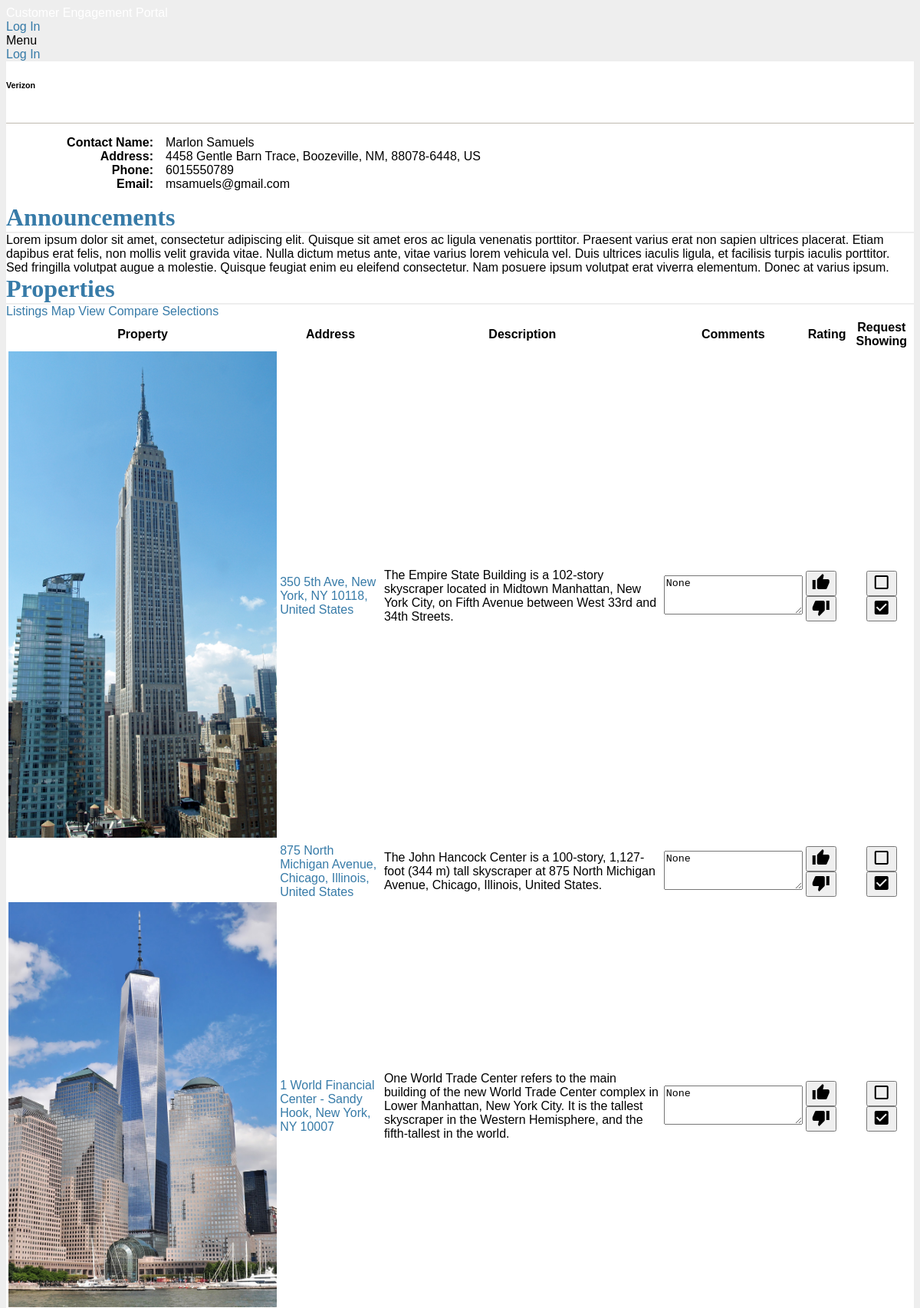
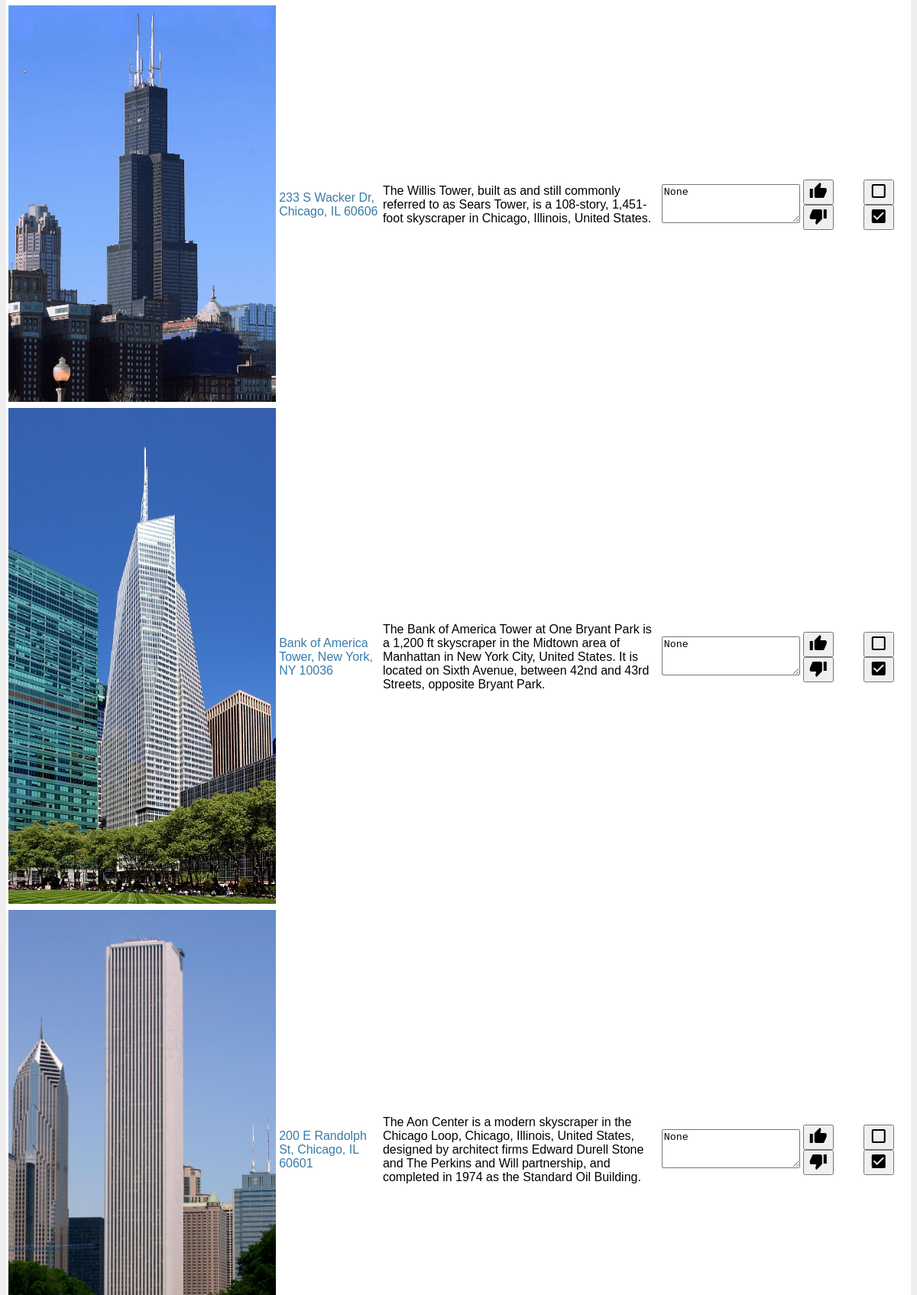
Page /portal?id=17 (upper part) on the committed database (2 pictures, top to bottom).
### tables this page shows
CREATE TABLE client (
	id integer primary key autoincrement,
	name text not null,
	imgFilename text,
	industry text
);

CREATE TABLE clientContact (
	id integer primary key autoincrement,
	firstName text not null,
	lastName text not null,
	email text not null,
	phone integer,
	address text not null,
	clientId integer,
	foreign key(clientId) references client(id)
);

CREATE TABLE property (
	id integer primary key autoincrement,
	name text not null,
	imagepath text,
	address text not null,
	description text,
	size integer not null,
	rent integer not null,
	employees integer,
	market text
);

### jllPortal.py (the view)
@app.route('/portal', methods=['GET', 'POST'])
def portal():
	error = None
	id = request.args.get('id')
	if request.method == 'GET':
		cur = g.db.execute('select * from client, clientContact where client.id = '+id+' AND clientContact.clientId = '+id)
		portal = make_dicts(cur, cur.fetchone())
		cur = g.db.execute('select * from property')
		properties = [make_dicts(cur, row) for row in cur.fetchall()]
		cur = g.db.execute('select * from client_property where clientId='+id)
		propvals = [make_dicts(cur, row) for row in cur.fetchall()]
		return render_template('portal.html', portal=portal, properties=properties, propvals=propvals)

### jllPortal.py (called while the page is built)
def connect_db():
	return sqlite3.connect(app.config['DATABASE'])

def make_dicts(cursor, row):
	return dict((cursor.description[idx][0], value) for idx, value in enumerate(row))

@app.before_request
def before_request():
	g.db = connect_db()

@app.teardown_request
def teardown_request(exception):
	db = getattr(g, 'db', None)
	if db is not None:
		db.close()

### templates/portal.html (shortened to what this page needs)
{% extends "layout.html" %}
{% block body %}
	<div class="mdl-grid">
		<div class="mdl-card mdl-cell mdl-cell--6-col">
			<div class="mdl-card__title hidden">
				<h6 class="mdl-card__title-text">{{ portal.name }}</h6>
			</div>
			<br>
			<div class="mdl-card__supporting-text">
				<fieldset>
					<ol class="portal-details">
						<li>
							<label><b>Contact Name:</b></label>
							{{ portal["firstName"]+' '+portal["lastName"] }}
						</li>
						<li>
							<label><b>Address:</b></label>
							{{ portal["address"] }}
						</li>
						{% if portal["phone"] %}
						<li>
							<label><b>Phone:</b></label>
							{{ portal["phone"] }}
						</li>
						{% endif %}
						<li>
							<label><b>Email:</b></label>
							{{ portal["email"] }}
						</li>
					</ol>
				</fieldset>
			</div>
		</div>
	</div>
	<div class="mdl-gird">
		<div class="profile-card-wide mdl-card mdl-cell mdl-cell--8-col mdl-shadow--2dp">
			<div class="mdl-card announcement-card mdl-shadow--2dp mdl-cell mdl-cell--12-col">
				<div class="mdl-card__title"><h1 class="mdl-card__title-text">Announcements</h1></div>
				<div class="mdl-card__supporting-text">
					Lorem ipsum dolor sit amet, consectetur adipiscing elit. Quisque sit amet eros ac ligula venenatis porttitor. Praesent varius erat non sapien ultrices placerat. Etiam dapibus erat felis, non mollis velit gravida vitae. Nulla dictum metus ante, vitae varius lorem vehicula vel. Duis ultrices iaculis ligula, et facilisis turpis iaculis porttitor. Sed fringilla volutpat augue a molestie. Quisque feugiat enim eu eleifend consectetur. Nam posuere ipsum volutpat erat viverra elementum. Donec at varius ipsum.
				</div>
			</div>
			<div class="mdl-card listings-card mdl-shadow--2dp mdl-cell mdl-cell--12-col">
				<div class="mdl-card__title"><h1 class="mdl-card__title-text">Properties</h1></div>
				<div class="mdl-tabs mdl-js-tabs mdl-js-ripple-effect">
					<div class="mdl-tabs__tab-bar">
						<a href="#listings-panel" class="mdl-tabs__tab is-active" id="listings-tab">Listings</a>
						<a href="#map-panel" class="mdl-tabs__tab map-tab" id="map-tab">Map View</a>
						<a href="#compare-panel" class="mdl-tabs__tab" id="compare-tab">Compare Selections</a>
					</div>
					<div class="mdl-tabs__panel is-active" id="listings-panel">
						<table class="mdl-data-table mdl-js-data-table mdl-cell mdl-cell--12-col" style="table-layout: fixed;">
							<thead>
								<tr>
									<th class="mdl-data-table__cell--non-numeric" align="center">Property</th>
									<th class="mdl-data-table__cell--non-numeric" align=center>Address</th>
									<th class="mdl-data-table__cell--non-numeric">Description</th>
									<th class="mdl-data-table__cell--non-numeric">Comments</th>
									<th class="mdl-data-table__cell--non-numeric">Rating</th>
									<th class="mdl-data-table__cell--non-numeric">Request Showing</th>
								</tr>
							</thead>
							<tbody>
								{% for prop in properties %}
									{% for propval in propvals %}
										{% if propval["propertyId"] == prop["id"] %}
											<tr>
												<td class="hidden-field">
													<div class="mdl-card__media">
														<img src={{ prop["imagepath"] }} alt="" width="100%" height="auto"/>
													</div>
												</td>
												<td style="word-wrap: break-all;white-space:normal;">
													<div class="mdl-card__supporting-text">
														<a href="#" name="addressAnchor">{{ prop["address"] }}</a>
													</div>
												</td>
												<td style="word-wrap: break-all;white-space:normal;">
													<div class="mdl-card__supporting-text">
														{{ prop["description"] }}
													</div>
												</td>
												<td>
													<div class="mdl-textfield mdl-js-textfield">
														<textarea class="mdl-textfield__input comment-box" type="text" rows= "3" id="comment" >{{ propval["comment"] }}</textarea>
													</div>
												</td>
												<td>
													<button class="rating-button like-button mdl-button mdl-js-button mdl-button--icon {% if propval["rating"] == 1 %} mdl-button--colored {% endif %}">
														<i class="material-icons">thumb_up</i>
													</button>
													<button class="rating-button dislike-button mdl-button mdl-js-button mdl-button--icon {% if propval["rating"] == 0 %} mdl-button--colored {% endif %}">
														<i class="material-icons">thumb_down</i>
													</button>
												</td>
												<td style="text-align:center">
													<button class="request-checkbox unchecked mdl-button mdl-js-button mdl-button--icon mdl-button--colored {% if propval["showing"] == 1 %} hidden {% endif %}">
														<i class="material-icons">check_box_outline_blank</i>
													</button>
													<button class="request-checkbox checked mdl-button mdl-js-button mdl-button--icon mdl-button--colored {% if propval["showing"] == 0 %} hidden {% endif %}">
														<i class="material-icons">check_box</i>
													</button>
												</td>
											</tr>
										{% endif %}
									{% endfor %}
								{% else %}
								<em>Unbelievable.  No properties here so far</em>
								{% endfor %}
							</tbody>
						</table>
					</div>
				</div>
			</div>
		</div>
	</div>
{% endblock %}

### static/style.css (style rules this page uses)
a, h1, h2 { color: #377ba8; text-decoration: none; }
h1, h2 { font-family: 'Georgia', serif; margin: 0; }
h1 { border-bottom: 2px solid #eee; }
fieldset { clear: both; width: 100%; margin: 0 0 -1em 0; padding: 0 0 1em 0; border-style: none; border-top: 1px solid #BFBAB0; }
fieldset ol { padding: 0 0 0 2em; list-style: none; }
label { float:left; width: 10em; margin-right: 1em; text-align: right; }
img { max-width:100%; max-height:100%; height: auto; width: auto\9; }
td { border: 1px; }

### rows in the picture
client: name "Verizon"
clientContact: firstName+lastName "Marlon Samuels", address "4458 Gentle Barn Trace, Boozeville, NM, 88078-6448, US", phone "6015550789", email "msamuels@gmail.com"
property: imagepath (picture), address "350 5th Ave, New York, NY 10118, United States", description "The Empire State Building is a 102-story skyscraper located in Midtown Manhattan, New York City, on Fifth Avenue between West 33rd and 34th Streets.", comment "None"
property: address "875 North Michigan Avenue, Chicago, Illinois, United States", description "The John Hancock Center is a 100-story, 1,127-foot (344 m) tall skyscraper at 875 North Michigan Avenue, Chicago, Illinois, United States.", comment "None"
property: imagepath (picture), address "1 World Financial Center - Sandy Hook, New York, NY 10007", description "One World Trade Center refers to the main building of the new World Trade Center complex in Lower Manhattan, New York City. It is the tallest skyscraper in the Western Hemisphere, and the fifth-tallest in the world.", comment "None"
property: imagepath (picture), address "233 S Wacker Dr, Chicago, IL 60606", description "The Willis Tower, built as and still commonly referred to as Sears Tower, is a 108-story, 1,451-foot skyscraper in Chicago, Illinois, United States.", comment "None"
property: imagepath (picture), address "Bank of America Tower, New York, NY 10036", description "The Bank of America Tower at One Bryant Park is a 1,200 ft skyscraper in the Midtown area of Manhattan in New York City, United States. It is located on Sixth Avenue, between 42nd and 43rd Streets, opposite Bryant Park.", comment "None"
property: imagepath (picture), address "200 E Randolph St, Chicago, IL 60601", description "The Aon Center is a modern skyscraper in the Chicago Loop, Chicago, Illinois, United States, designed by architect firms Edward Durell Stone and The Perkins and Will partnership, and completed in 1974 as the Standard Oil Building.", comment "None"
